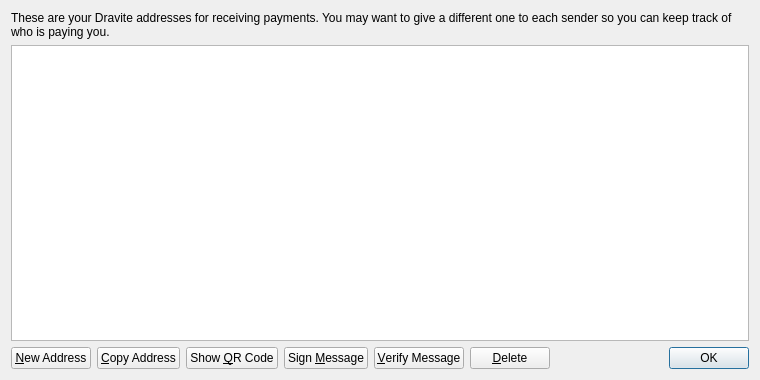
<?xml version="1.0" encoding="UTF-8"?>
<ui version="4.0">
 <class>AddressBookPage</class>
 <widget class="QWidget" name="AddressBookPage">
  <property name="geometry">
   <rect>
    <x>0</x>
    <y>0</y>
    <width>760</width>
    <height>380</height>
   </rect>
  </property>
  <property name="windowTitle">
   <string>Address Book</string>
  </property>
  <layout class="QVBoxLayout" name="verticalLayout">
   <item>
    <widget class="QLabel" name="labelExplanation">
     <property name="text">
      <string>These are your Dravite addresses for receiving payments. You may want to give a different one to each sender so you can keep track of who is paying you.</string>
     </property>
     <property name="textFormat">
      <enum>Qt::PlainText</enum>
     </property>
     <property name="wordWrap">
      <bool>true</bool>
     </property>
    </widget>
   </item>
   <item>
    <widget class="QTableView" name="tableView">
     <property name="contextMenuPolicy">
      <enum>Qt::CustomContextMenu</enum>
     </property>
     <property name="toolTip">
      <string>Double-click to edit address or label</string>
     </property>
     <property name="tabKeyNavigation">
      <bool>false</bool>
     </property>
     <property name="selectionMode">
      <enum>QAbstractItemView::SingleSelection</enum>
     </property>
     <property name="selectionBehavior">
      <enum>QAbstractItemView::SelectRows</enum>
     </property>
     <property name="sortingEnabled">
      <bool>true</bool>
     </property>
     <attribute name="verticalHeaderVisible">
      <bool>false</bool>
     </attribute>
    </widget>
   </item>
   <item>
    <layout class="QHBoxLayout" name="horizontalLayout">
     <item>
      <widget class="QPushButton" name="newAddressButton">
       <property name="toolTip">
        <string>Create a new address</string>
       </property>
       <property name="text">
        <string>&amp;New Address</string>
       </property>
      </widget>
     </item>
     <item>
      <widget class="QPushButton" name="copyToClipboard">
       <property name="toolTip">
        <string>Copy the currently selected address to the system clipboard</string>
       </property>
       <property name="text">
        <string>&amp;Copy Address</string>
       </property>
      </widget>
     </item>
     <item>
      <widget class="QPushButton" name="showQRCode">
       <property name="text">
        <string>Show &amp;QR Code</string>
       </property>
      </widget>
     </item>
     <item>
      <widget class="QPushButton" name="signMessage">
       <property name="toolTip">
        <string>Sign a message to prove you own a Dravite address</string>
       </property>
       <property name="text">
        <string>Sign &amp;Message</string>
       </property>
      </widget>
     </item>
     <item>
      <widget class="QPushButton" name="verifyMessage">
       <property name="toolTip">
        <string>Verify a message to ensure it was signed with a specified Dravite address</string>
       </property>
       <property name="text">
        <string>&amp;Verify Message</string>
       </property>
      </widget>
     </item>
     <item>
      <widget class="QPushButton" name="deleteButton">
       <property name="toolTip">
        <string>Delete the currently selected address from the list</string>
       </property>
       <property name="text">
        <string>&amp;Delete</string>
       </property>
      </widget>
     </item>
     <item>
      <spacer name="horizontalSpacer">
       <property name="orientation">
        <enum>Qt::Horizontal</enum>
       </property>
       <property name="sizeHint" stdset="0">
        <size>
         <width>40</width>
         <height>20</height>
        </size>
       </property>
      </spacer>
     </item>
     <item>
      <widget class="QDialogButtonBox" name="buttonBox">
       <property name="sizePolicy">
        <sizepolicy hsizetype="Maximum" vsizetype="Fixed">
         <horstretch>0</horstretch>
         <verstretch>0</verstretch>
        </sizepolicy>
       </property>
       <property name="standardButtons">
        <set>QDialogButtonBox::Ok</set>
       </property>
      </widget>
     </item>
    </layout>
   </item>
  </layout>
 </widget>
 <resources>
  <include location="../bitcoin.qrc"/>
 </resources>
 <connections/>
</ui>
